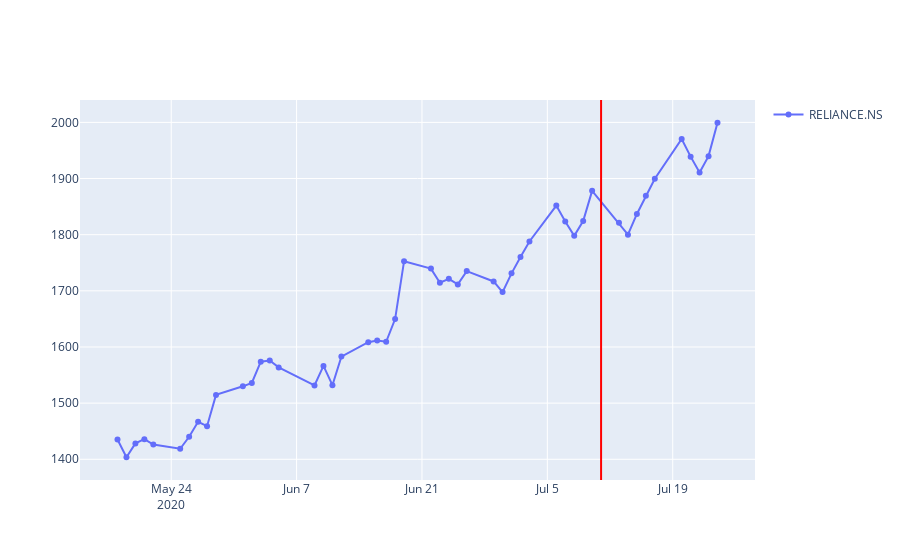

The notebook cell this image was saved under:
### Code cell
# plotting the predicted stock prices 
# the stock prices after the line are the predicted stock prices
fig = go.Figure()
fig.add_trace(go.Scatter(x=stock_df_pred.index, y=stock_df_pred['Prediction'], mode='lines+markers', name = symbol, showlegend=True))
fig.update_layout(shapes=[
    dict(
        type = 'line',
        yref = 'paper', y0=0, y1=1,
        xref = 'x', x0=end_date, x1=end_date,
        line=dict(color = 'red')
    ),
])
fig.show()
